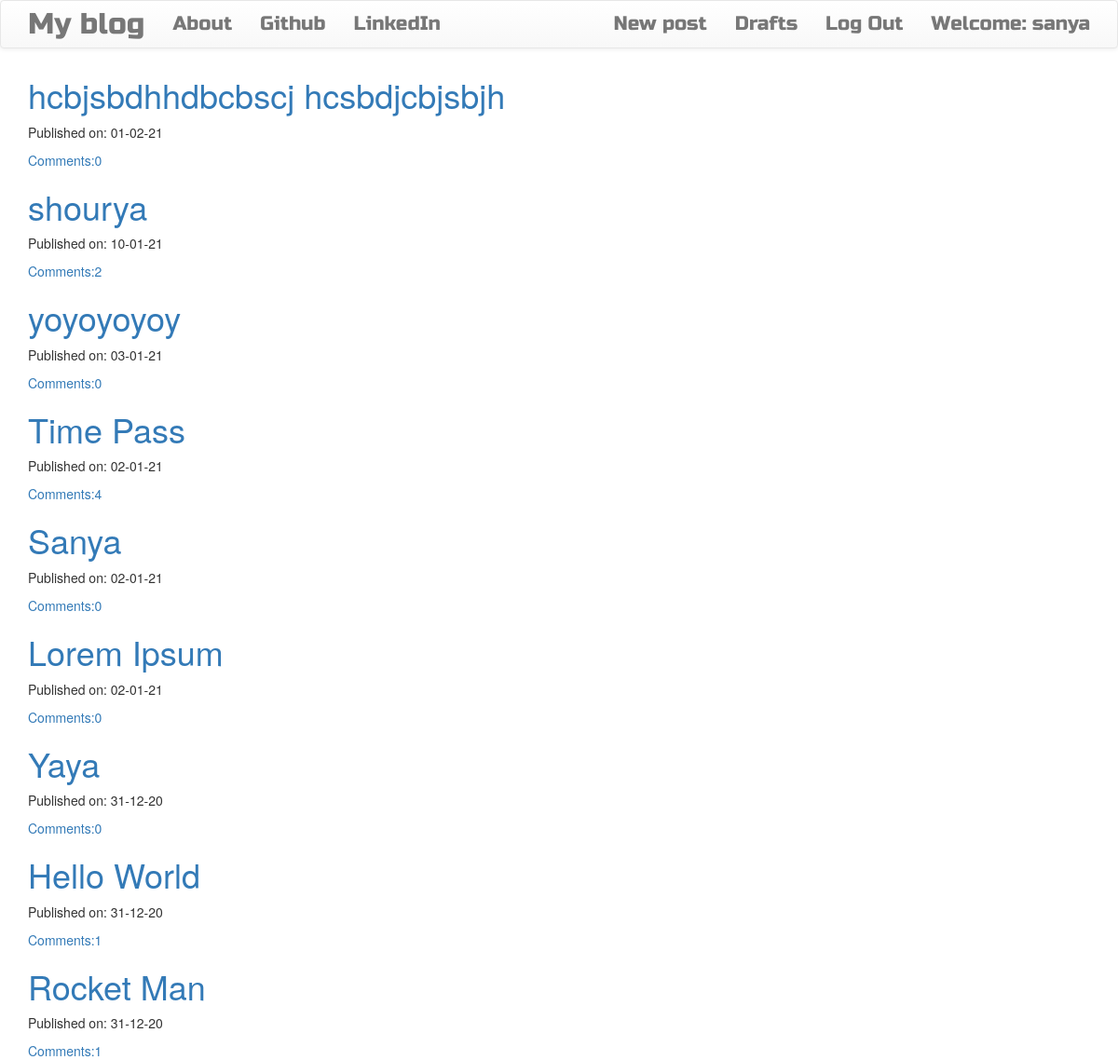
/accounts/profile/ (signed in), run on the app's committed database.
### blog/models.py (models this page shows, shortened)
class Post(models.Model):
    author=models.ForeignKey('auth.User',on_delete=models.CASCADE)
    title=models.CharField(max_length=200)
    text=models.TextField()
    created_date=models.DateTimeField(default=timezone.now)
    published_date=models.DateTimeField(blank=True,null=True)
    def approve_comments(self):
        return self.comments.filter(approved_comment=True)

### blog/views.py (the view)
# urls.py: path('accounts/profile/',views.PostListView.as_view(),name='post_list'),
class PostListView(ListView):
    model=Post
    def get_queryset(self):
        return Post.objects.filter(published_date__lte=timezone.now()).order_by('-published_date')

### blog/templates/blog/post_list.html
{%extends 'blog/base.html'%}
{%block content%}
<div class="centerstage">
  {%for post in post_list%}
  <div class="post">
    <h1><a href="{%url 'post_detail' pk=post.pk%}">{{post.title}}</a></h1>
    <div class="date">
      <p>Published on: {{post.published_date|date:"d-m-y"}}</p>
    </div>
    <a href="{%url 'post_detail' pk=post.pk %}">Comments:{{post.approve_comments.count}} </a>
  </div>
{%endfor%}
</div>
{%endblock%}

### blog/templates/blog/base.html (shortened to what this page needs)
<!DOCTYPE html>
{%load static%}
<html lang="en" dir="ltr">
  <head>
    <link rel="stylesheet" href="https://stackpath.bootstrapcdn.com/bootstrap/3.4.1/css/bootstrap.min.css">
     <link rel="stylesheet" href="https://stackpath.bootstrapcdn.com/bootstrap/3.4.1/css/bootstrap-theme.min.css">
    <link rel="stylesheet" href="//cdn.jsdelivr.net/npm/medium-editor@latest/dist/css/medium-editor.min.css" type="text/css" media="screen" charset="utf-8">
    <link rel="stylesheet" href="{%static 'css/blog.css'%}">
  </head>
  <body class='loader'>
     <nav class='navbar navbar-default techfont custom navbar'>
       <div class="container">
         <ul class='nav navbar-nav'>
           <li> <a class='navbar-brand bigbrand' href="{%url 'post_list'%}">My blog</a> </li>
           <li> <a href="{%url 'about' %}">About</a> </li>
           <li> <a href="https://www.github.com">Github</a> </li>
           <li> <a href="https://www.linkedin.com">LinkedIn</a> </li>
         </ul>
         <ul class='nav navbar-right'>
           {%if user.is_authenticated%}
            <ul class='nav navbar-nav'>
           <li> <a href="{%url 'post_new'%}">New post</a> </li>
           <li> <a href="{%url 'post_draft_list'%}">Drafts</a> </li>
           <li> <a href="{%url 'logout'%}">Log Out</a> </li>
           <li> <a >Welcome: {{user.username}}</a> </li>
         </ul>
           {%else%}
           <li> <a class='nav navbar-right' href="{%url 'login'%}"> <span class='glyphicon glyphicon-user'></span> </a> </li>
           {%endif%}
         </ul>
       </div>
     </nav>
     <div class="content container">
       <div class="row">
         <div class="col-md-8">
           <div class="blog_posts">
             {%block content%}
             {%endblock%}
           </div>
         </div>
       </div>
     </div>
  </body>
</html>

### blog/static/css/blog.css (style rules this page uses)
.techfont { font-family: 'Russo One', sans-serif; font-size: 1.5em; margin-bottom: 10px; }
.bigbrand { font-size: 1.5em; }
.centerstage { margin-left: auto; margin-right: auto; }
.loader { filter:hue-rotate(0deg); color:linear-gradient(45deg,#0f8,#08f); animation:hue 10000ms infinite linear; }

### data on the page
Post: title "hcbjsbdhhdbcbscj hcsbdjcbjsbjh", published_date "01-02-21", approve_comments.count "0"
Post: title "shourya", published_date "10-01-21", approve_comments.count "2"
Post: title "yoyoyoyoy", published_date "03-01-21", approve_comments.count "0"
Post: title "Time Pass", published_date "02-01-21", approve_comments.count "4"
Post: title "Sanya", published_date "02-01-21", approve_comments.count "0"
Post: title "Lorem Ipsum", published_date "02-01-21", approve_comments.count "0"
Post: title "Yaya", published_date "31-12-20", approve_comments.count "0"
Post: title "Hello World", published_date "31-12-20", approve_comments.count "1"
Post: title "Rocket Man", published_date "31-12-20", approve_comments.count "1"

### other printed values
{{ user.username }} "sanya"
